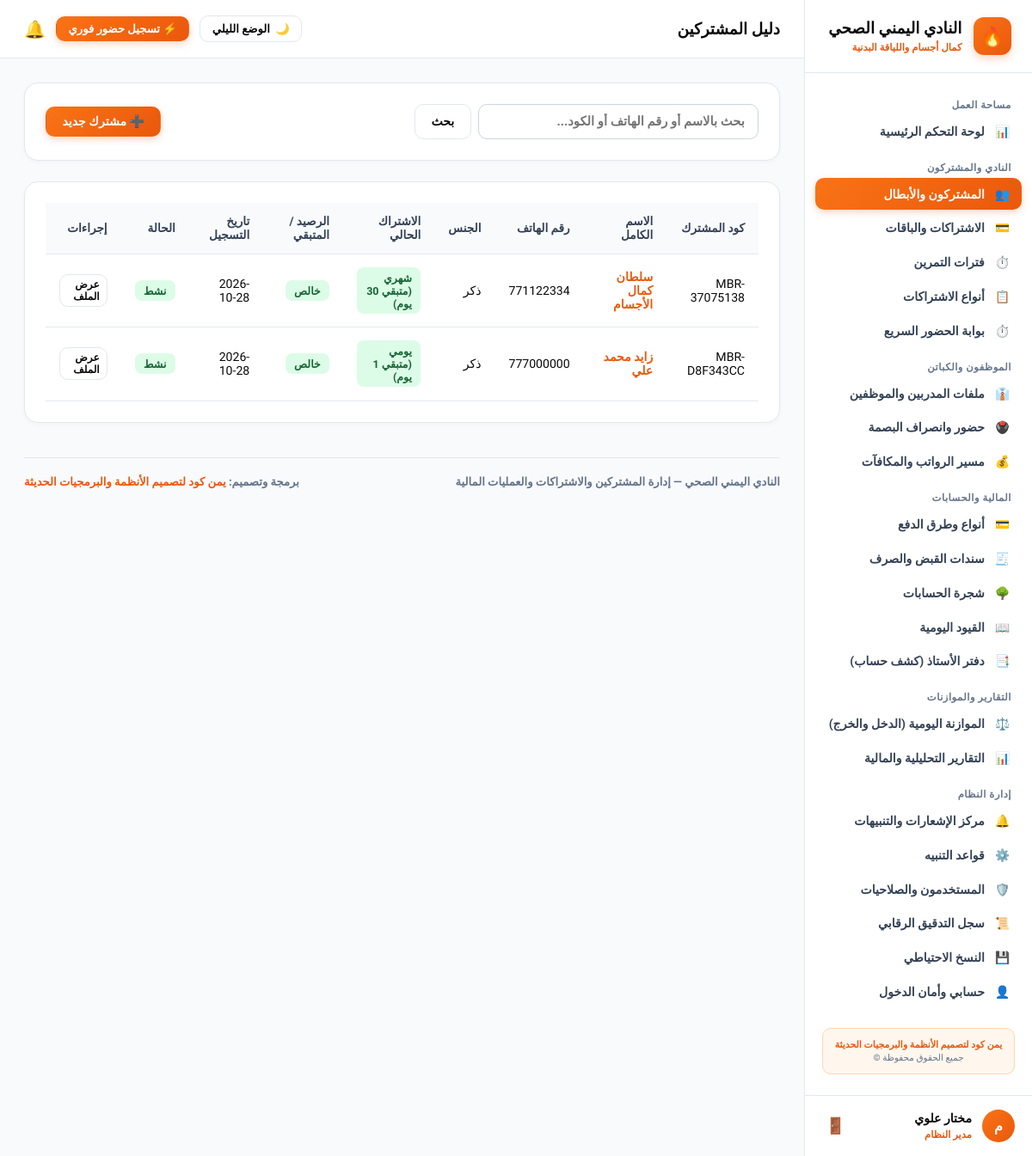
Screenshot of /members/ (signed in) with the database file from the repository.
### app/models.py (models this page shows, shortened)
class User(UserMixin, db.Model):
    __tablename__ = "users"
    id = db.Column(db.Integer, primary_key=True)
    username = db.Column(db.String(80), unique=True, nullable=False)
    password_hash = db.Column(db.String(255), nullable=False)
    full_name = db.Column(db.String(120), nullable=False)
    role_name = db.Column(db.String(50), default="مدير النظام")
    is_active = db.Column(db.Boolean, default=True)
    created_at = db.Column(db.DateTime, default=datetime.utcnow)

class Member(db.Model):
    __tablename__ = "members"
    id = db.Column(db.Integer, primary_key=True)
    member_code = db.Column(db.String(50), unique=True, nullable=False)
    full_name = db.Column(db.String(150), nullable=False)
    phone = db.Column(db.String(30), nullable=False)
    gender = db.Column(db.String(20), default="ذكر")
    birth_date = db.Column(db.Date, nullable=True)
    address = db.Column(db.String(255), default="غير مسجل")
    emergency_contact_name = db.Column(db.String(150), default="غير مسجل")
    emergency_contact_phone = db.Column(db.String(50), default="غير مسجل")
    notes = db.Column(db.Text, nullable=True)
    status = db.Column(db.String(30), default="نشط")
    created_at = db.Column(db.DateTime, default=datetime.utcnow)
    subscriptions = db.relationship("Subscription", backref="member", lazy=True, cascade="all, delete-orphan")
    attendances = db.relationship("MemberAttendance", backref="member", lazy=True, cascade="all, delete-orphan")
    @property
    def active_subscription(self):
        for sub in self.subscriptions:
            if sub.is_active_now:
                return sub
        return None
    @property
    def total_debt(self):
        return sum(sub.remaining_amount for sub in self.subscriptions if sub.remaining_amount and sub.remaining_amount > 0)

class Subscription(db.Model):
    __tablename__ = "subscriptions"
    id = db.Column(db.Integer, primary_key=True)
    subscription_code = db.Column(db.String(50), unique=True, nullable=False)
    member_id = db.Column(db.Integer, db.ForeignKey("members.id"), nullable=False)
    plan_id = db.Column(db.Integer, db.ForeignKey("plans.id"), nullable=False)
    shift_id = db.Column(db.Integer, db.ForeignKey("shifts.id"), nullable=True)
    start_date = db.Column(db.Date, nullable=False, default=date.today)
    end_date = db.Column(db.Date, nullable=False)
    price_paid = db.Column(db.Float, default=0.0)
    total_amount = db.Column(db.Float, default=0.0)
    paid_amount = db.Column(db.Float, default=0.0)
    remaining_amount = db.Column(db.Float, default=0.0)
    payment_method_id = db.Column(db.Integer, db.ForeignKey("payment_methods.id"), nullable=True)
    payment_status = db.Column(db.String(30), default="مدفوع بالكامل")
    status = db.Column(db.String(30), default="ساري")
    cancel_reason = db.Column(db.String(255), nullable=True)
    notes = db.Column(db.Text, nullable=True)
    created_at = db.Column(db.DateTime, default=datetime.utcnow)
    plan = db.relationship("Plan", backref="subscriptions")
    payment_method = db.relationship("PaymentMethod", backref="subscriptions")
    @property
    def is_active_now(self):
        return self.status == "ساري" and self.end_date >= date.today()
    @property
    def remaining_days(self):
        delta = (self.end_date - date.today()).days
        return max(0, delta)

class Plan(db.Model):
    __tablename__ = "plans"
    id = db.Column(db.Integer, primary_key=True)
    plan_code = db.Column(db.String(50), unique=True, nullable=False)
    name = db.Column(db.String(100), nullable=False)
    duration_days = db.Column(db.Integer, nullable=False)
    price = db.Column(db.Float, default=0.0)
    description = db.Column(db.Text, nullable=True)
    is_active = db.Column(db.Boolean, default=True)

### app/routes/members.py (the view, shortened to what this page needs)
@members_bp.route("/", methods=["GET", "POST"])
@login_required
def index():
    q = request.args.get("q", "").strip()
    query = Member.query
    if q:
        query = query.filter((Member.full_name.contains(q)) | (Member.phone.contains(q)) | (Member.member_code.contains(q)))
    members_list = query.order_by(Member.id.desc()).all()
    plans = Plan.query.filter_by(is_active=True).all()
    shifts = Shift.query.filter_by(is_active=True).all()
    payment_methods = PaymentMethod.query.filter_by(is_active=True).all()
    today_str = date.today().strftime("%Y-%m-%d")
    return render_template("members/index.html", members=members_list, plans=plans, shifts=shifts, payment_methods=payment_methods, q=q, today=today_str)

### app/models.py (called while the page is built)
    @property
    def formatted_time(self):
        def to_12h(t_str):
            if not t_str: return ""
            try:
                parts = t_str.split(":")
                h = int(parts[0])
                m = parts[1]
                period = "ص" if h < 12 else "م"
                h_12 = h % 12
                if h_12 == 0: h_12 = 12
                return f"{h_12}:{m} {period}"
            except Exception:
                return t_str
        return f"{to_12h(self.start_time)} إلى {to_12h(self.end_time)}"

    @property
    def active_supervisor(self):
        if self.employee:
            return self.employee.full_name
        return self.supervisor_name or "مسؤول الصالة"

### app/templates/members/index.html (shortened to what this page needs)
{% extends "base.html" %}
{% block header_title %}دليل المشتركين{% endblock %}
{% block content %}
<div class="card" style="display: flex; justify-content: space-between; align-items: center; flex-wrap: wrap; gap: 1rem;">
  <form method="GET" action="{{ url_for('members.index') }}" style="display: flex; gap: 0.5rem; flex: 1; max-width: 400px;">
    <input type="text" name="q" value="{{ q }}" placeholder="بحث بالاسم أو رقم الهاتف أو الكود..." class="form-control">
    <button type="submit" class="btn btn-secondary">بحث</button>
  </form>
  <button type="button" class="btn btn-primary" onclick="openModal('addMemberModal')">
    ➕ مشترك جديد
  </button>
</div>
<div class="card">
  <div class="table-responsive">
    <table>
      <thead>
        <tr>
          <th>كود المشترك</th>
          <th>الاسم الكامل</th>
          <th>رقم الهاتف</th>
          <th>الجنس</th>
          <th>الاشتراك الحالي</th>
          <th>الرصيد / المتبقي</th>
          <th>تاريخ التسجيل</th>
          <th>الحالة</th>
          <th>إجراءات</th>
        </tr>
      </thead>
      <tbody>
        {% for m in members %}
        <tr>
          <td><code>{{ m.member_code }}</code></td>
          <td><strong><a href="{{ url_for('members.show', member_id=m.id) }}" style="color: var(--primary); text-decoration: none;">{{ m.full_name }}</a></strong></td>
          <td>{{ m.phone }}</td>
          <td>{{ m.gender }}</td>
          <td>
            {% if m.active_subscription %}
              <span class="badge badge-success">{{ m.active_subscription.plan.name }} (متبقي {{ m.active_subscription.remaining_days }} يوم)</span>
            {% else %}
              <span class="badge badge-warning">بدون اشتراك نشط</span>
            {% endif %}
          </td>
          <td>
            {% if m.total_debt and m.total_debt > 0 %}
              <span class="badge badge-danger" style="font-weight: 800;">متبقي: {{ "{:,.2f}".format(m.total_debt) }} ر.ي</span>
            {% else %}
              <span class="badge badge-success">خالص</span>
            {% endif %}
          </td>
          <td>{{ m.created_at.strftime('%Y-%m-%d') }}</td>
          <td><span class="badge badge-success">{{ m.status }}</span></td>
          <td>
            <a href="{{ url_for('members.show', member_id=m.id) }}" class="btn btn-secondary" style="font-size: 0.75rem; padding: 0.25rem 0.5rem;">عرض الملف</a>
          </td>
        </tr>
        {% else %}
        <tr>
          <td colspan="8" style="text-align: center; color: #94a3b8; padding: 2rem;">لا توجد نتائج مطابقة.</td>
        </tr>
        {% endfor %}
      </tbody>
    </table>
  </div>
</div>
{% endblock %}

### app/templates/base.html (shortened to what this page needs)
<!doctype html>
<html lang="ar" dir="rtl" data-theme="light">
<head>
  <link rel="stylesheet" href="{{ url_for('static', filename='css/theme-iron.css') }}">
</head>
<body>
  <div class="layout-root">
    <aside class="sidebar">
      <a href="{{ url_for('dashboard.index') }}" class="sidebar-brand">
        <div class="brand-icon">🔥</div>
        <div>
          <strong style="font-size: 1.15rem; display: block; line-height: 1.25; font-weight: 900;">النادي اليمني الصحي</strong>
          <span style="font-size: 0.72rem; color: var(--primary); font-weight: 800;">كمال أجسام واللياقة البدنية</span>
        </div>
      </a>
      <div class="sidebar-nav">
        <div class="nav-group-title">مساحة العمل</div>
        <a href="{{ url_for('dashboard.index') }}" class="nav-link {% if request.path == '/dashboard/' %}active{% endif %}">
          <span>📊</span>
          <span>لوحة التحكم الرئيسية</span>
        </a>
        <div class="nav-group-title">النادي والمشتركون</div>
        <a href="{{ url_for('members.index') }}" class="nav-link {% if '/members' in request.path %}active{% endif %}">
          <span>👥</span>
          <span>المشتركون والأبطال</span>
        </a>
        <a href="{{ url_for('subscriptions.index') }}" class="nav-link {% if request.path == '/subscriptions/' %}active{% endif %}">
          <span>💳</span>
          <span>الاشتراكات والباقات</span>
        </a>
        <a href="{{ url_for('shifts.index') }}" class="nav-link {% if '/shifts' in request.path %}active{% endif %}">
          <span>⏱️</span>
          <span>فترات التمرين</span>
        </a>
        <a href="{{ url_for('subscriptions.plans') }}" class="nav-link {% if '/subscriptions/plans' in request.path %}active{% endif %}">
          <span>📋</span>
          <span>أنواع الاشتراكات</span>
        </a>
        <a href="{{ url_for('attendance.index') }}" class="nav-link {% if '/member-attendance' in request.path %}active{% endif %}">
          <span>⏱️</span>
          <span>بوابة الحضور السريع</span>
        </a>
        <div class="nav-group-title">الموظفون والكباتن</div>
        <a href="{{ url_for('employees.index') }}" class="nav-link {% if request.path == '/employees/' %}active{% endif %}">
          <span>👔</span>
          <span>ملفات المدربين والموظفين</span>
        </a>
        <a href="{{ url_for('employees.attendance') }}" class="nav-link {% if '/employees/attendance' in request.path %}active{% endif %}">
          <span>🖲️</span>
          <span>حضور وانصراف البصمة</span>
        </a>
        <a href="{{ url_for('employees.payroll') }}" class="nav-link {% if '/employees/payroll' in request.path %}active{% endif %}">
          <span>💰</span>
          <span>مسير الرواتب والمكافآت</span>
        </a>
        <div class="nav-group-title">المالية والحسابات</div>
        <a href="{{ url_for('payments.methods') }}" class="nav-link {% if '/payments/methods' in request.path %}active{% endif %}">
          <span>💳</span>
          <span>أنواع وطرق الدفع</span>
        </a>
        <a href="{{ url_for('accounting.vouchers') }}" class="nav-link {% if '/accounting/vouchers' in request.path %}active{% endif %}">
          <span>🧾</span>
          <span>سندات القبض والصرف</span>
        </a>
        <a href="{{ url_for('accounting.accounts') }}" class="nav-link {% if '/accounting/accounts' in request.path %}active{% endif %}">
          <span>🌳</span>
          <span>شجرة الحسابات</span>
        </a>
        <a href="{{ url_for('accounting.journal') }}" class="nav-link {% if '/accounting/journal' in request.path %}active{% endif %}">
          <span>📖</span>
          <span>القيود اليومية</span>
        </a>
        <a href="{{ url_for('accounting.ledger') }}" class="nav-link {% if '/accounting/ledger' in request.path %}active{% endif %}">
          <span>📑</span>
          <span>دفتر الأستاذ (كشف حساب)</span>
        </a>
        <div class="nav-group-title">التقارير والموازنات</div>
        <a href="{{ url_for('reports.daily_balance') }}" class="nav-link {% if '/reports/daily-balance' in request.path %}active{% endif %}">
          <span>⚖️</span>
          <span>الموازنة اليومية (الدخل والخرج)</span>
        </a>
        <a href="{{ url_for('reports.index') }}" class="nav-link {% if request.path == '/reports/' %}active{% endif %}">
          <span>📊</span>
          <span>التقارير التحليلية والمالية</span>
        </a>
        <div class="nav-group-title">إدارة النظام</div>
        <a href="{{ url_for('notifications.index') }}" class="nav-link {% if request.path == '/notifications/' %}active{% endif %}">
          <span>🔔</span>
          <span>مركز الإشعارات والتنبيهات</span>
        </a>
        <a href="{{ url_for('notifications.rules') }}" class="nav-link {% if '/notifications/rules' in request.path %}active{% endif %}">
          <span>⚙️</span>
          <span>قواعد التنبيه</span>
        </a>
        <a href="{{ url_for('auth.users') }}" class="nav-link {% if '/auth/users' in request.path %}active{% endif %}">
          <span>🛡️</span>
          <span>المستخدمون والصلاحيات</span>
        </a>
        <a href="{{ url_for('system.audit') }}" class="nav-link {% if '/system/audit' in request.path %}active{% endif %}">
          <span>📜</span>
          <span>سجل التدقيق الرقابي</span>
        </a>
        <a href="{{ url_for('system.backup') }}" class="nav-link {% if '/system/backup' in request.path %}active{% endif %}">
          <span>💾</span>
          <span>النسخ الاحتياطي</span>
        </a>
        <a href="{{ url_for('auth.profile') }}" class="nav-link {% if '/auth/profile' in request.path %}active{% endif %}">
          <span>👤</span>
          <span>حسابي وأمان الدخول</span>
        </a>
        <div style="margin: 1.5rem 0.5rem 0.5rem 0.5rem; padding: 0.75rem; background: var(--badge-fire-bg); border: 1px solid var(--badge-fire-border); border-radius: 10px; text-align: center;">
          <span style="display: block; font-size: 0.68rem; font-weight: 800; color: var(--primary);">يمن كود لتصميم الأنظمة والبرمجيات الحديثة</span>
          <span style="display: block; font-size: 0.65rem; color: var(--text-caption); margin-top: 2px;">جميع الحقوق محفوظة ©</span>
        </div>
      </div>
      <div class="sidebar-user">
        <div class="user-info">
          <div class="user-avatar">{{ current_user.full_name[0] if current_user.is_authenticated else 'م' }}</div>
          <div>
            <strong style="font-size: 0.88rem; display: block; font-weight: 900;">{{ current_user.full_name if current_user.is_authenticated else 'مستخدم' }}</strong>
            <span style="font-size: 0.72rem; color: var(--primary); font-weight: 800;">{{ current_user.role_name if current_user.is_authenticated else 'مدير النادي' }}</span>
          </div>
        </div>
        <form method="POST" action="{{ url_for('auth.logout') }}">
          <button type="submit" title="تسجيل الخروج" style="background: none; border: none; cursor: pointer; color: var(--text-caption); font-size: 1.15rem; padding: 4px;">
            🚪
          </button>
        </form>
      </div>
    </aside>
    <div class="main-wrapper">
      <header class="topbar">
        <div>
          <h1 style="font-size: 1.15rem; margin: 0; font-weight: 900; color: var(--text-main);">
            {% block header_title %}النادي اليمني الصحي · نظام إدارة الصالة والأنشطة الرياضية{% endblock %}
          </h1>
        </div>
        <div style="display: flex; align-items: center; gap: 0.75rem;">
          <button type="button" class="theme-switch-btn" id="themeToggleBtn" onclick="toggleTheme()" title="التبديل بين الوضع الليلي والنهاري">
            <span id="themeBtnIcon">🌙</span>
            <span id="themeBtnText">الوضع الليلي</span>
          </button>
          <a href="{{ url_for('attendance.index') }}" class="btn btn-primary" style="font-size: 0.82rem; padding: 0.4rem 0.85rem;">
            ⚡ تسجيل حضور فوري
          </a>
          <a href="{{ url_for('notifications.index') }}" title="الإشعارات" style="text-decoration: none; font-size: 1.25rem; position: relative;">
            🔔
          </a>
        </div>
      </header>
      <main class="content-area">
        {% block content %}{% endblock %}
        <footer style="margin-top: 2.5rem; padding-top: 1.25rem; border-top: 1.5px solid var(--card-border); display: flex; justify-content: space-between; align-items: center; flex-wrap: wrap; gap: 0.75rem; font-size: 0.82rem; color: var(--text-caption); font-weight: 700;">
          <div>
            <strong>النادي اليمني الصحي</strong> — إدارة المشتركين والاشتراكات والعمليات المالية
          </div>
          <div>
            برمجة وتصميم: <strong style="color: var(--primary);">يمن كود لتصميم الأنظمة والبرمجيات الحديثة</strong>
          </div>
        </footer>
      </main>
    </div>
  </div>
</body>
</html>

### rows the page displays
User: is_active+full_name "م", is_active+full_name "مختار علوي", is_active+role_name "مدير النظام"
Member: member_code "MBR-37075138", full_name "سلطان كمال الأجسام", phone "771122334", gender "ذكر", active_subscription.plan.name "شهري", active_subscription.remaining_days "30", created_at "2026-10-28", status "نشط"
Member: member_code "MBR-D8F343CC", full_name "زايد محمد علي", phone "777000000", gender "ذكر", active_subscription.plan.name "يومي", active_subscription.remaining_days "1", created_at "2026-10-28", status "نشط"
